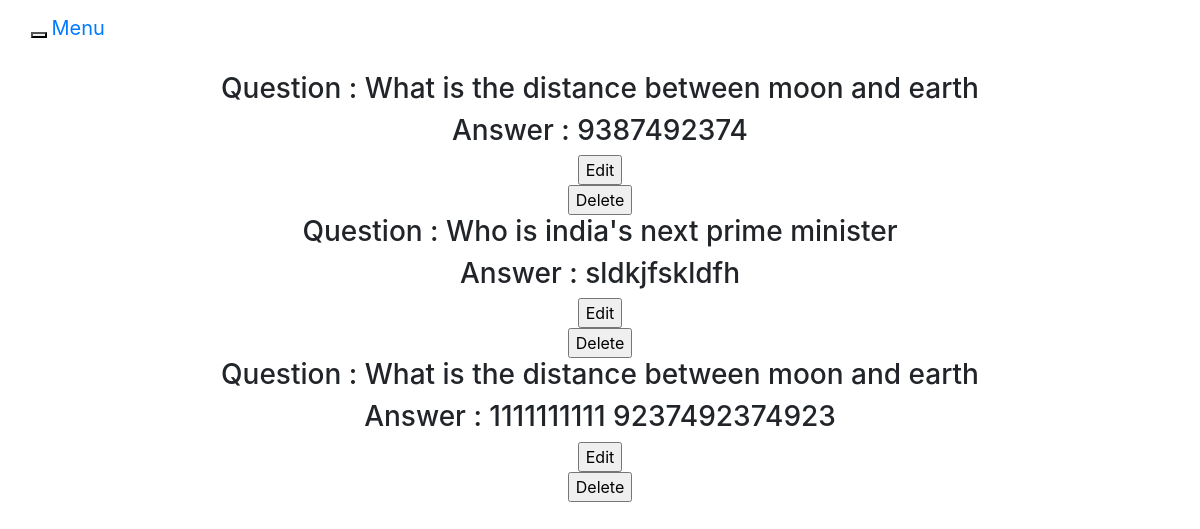
Page /users/view-all-answers-by-user/6 (signed in) on the earlier database version.
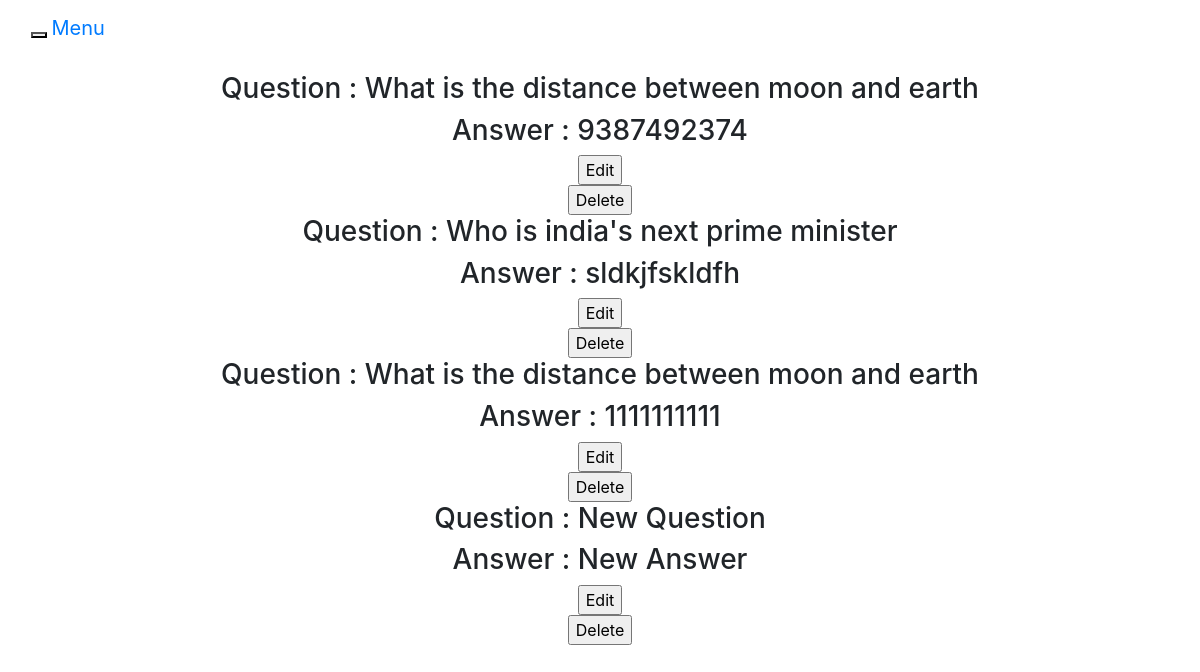
Same page on the later database version.
### users/models.py (models this page shows)
class Answer(models.Model):
    answer_text = models.CharField(max_length=10000)
    question = models.ForeignKey(Question,on_delete=models.CASCADE)
    user = models.ForeignKey(CustomUser,on_delete=models.CASCADE)
    date = models.DateField(blank= True, default = datetime.now)
    up_vote_count = models.IntegerField(default=0)
    down_vote_count = models.IntegerField(default=0)

class Question(models.Model):
    question_text=models.CharField(max_length=500)
    user = models.ForeignKey(CustomUser,on_delete=models.CASCADE)
    date = models.DateField(blank= True, default = datetime.now)

### users/views.py (the view)
# urls.py: path('view-all-answers-by-user/<int:user_id>',views.view_all_answers_by_user,name="view-all-answers-by-user"),
@login_required
def view_all_answers_by_user(request,user_id):
    context = {
        "answers":get_answers_for_user(user_id)
    }
    template = "view-all-answers-by-user.html"
    return render(request, template, context)

### users/views.py (called while the page is built)
def get_answers_for_user(user_id):
    return Answer.objects.filter(user=CustomUser.objects.get(pk=user_id))

### templates/view-all-answers-by-user.html (shortened to what this page needs)
{% extends 'base.html' %}
{% load i18n %}
{% block content %}
{% if user.is_authenticated %}
    <div class="row m-3">
        <div class="col-lg-12 text-center">
            {% for ans in answers %}
                <h3>Question : {{ans.question.question_text}}</h3>
                <h3>Answer : {{ans.answer_text}}</h3>
                <form method="POST" action="{% url 'edit-answer-page' ans.id %}">
                    <input type="submit" value="Edit" />
                </form>
                <form method="POST" action="{% url 'delete-answer' ans.id %}">
                    <input type="submit" onclick="return confirm('Are you sure you want to delete this?')" value="Delete" />
                </form>
            {% endfor %}
        </div>
    </div>
{% endif %}
{% endblock %}

Differences in the rows shown:
changed Answer (number 3 of 4 on the later page): answer_text "1111111111 9237492374923" → "1111111111"
added Answer: question.question_text "New Question", answer_text "New Answer"
